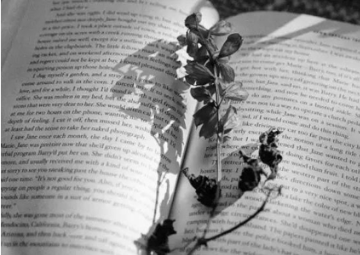
#> input picture OpenCV_Project/Opencv_Image_Processing/Img/1686814093274.png, 360 x 255 px
$ python Otsu.py
#> lines starting #> are read from the running program, lines starting #| are printed output that depends on the picture; after the words box and inside, x2 and y2 are one past the last pixel; in counts of white or black regions, pixels touching at a corner belong together
#!/user/bin/env python3
# -*- coding: utf-8 -*-
import math
import cv2
import numpy as np

def calc_gray_hist(image):
    rows, cols = image.shape[:2]
    gray_hist = np.zeros([256], np.uint64)
    for i in range(rows):
        for j in range(cols):
            gray_hist[image[i][j]] += 1
    return gray_hist

def otsu_thresh(image):
    rows, cols = image.shape[:2]
    # 计算灰度直方图
    gray_hist = calc_gray_hist(image)
    # 归一化灰度直方图
    norm_hist = gray_hist / float(rows*cols)
    # 计算零阶累积矩, 一阶累积矩
    zero_cumu_moment = np.zeros([256], np.float32)
    one_cumu_moment = np.zeros([256], np.float32)
    for i in range(256):
        if i == 0:
            zero_cumu_moment[i] = norm_hist[i]
            one_cumu_moment[i] = 0
        else:
            zero_cumu_moment[i] = zero_cumu_moment[i-1] + norm_hist[i]
            one_cumu_moment[i] = one_cumu_moment[i - 1] + i * norm_hist[i]
    # 计算方差，找到最大的方差对应的阈值
    mean = one_cumu_moment[255]
    thresh = 0
    sigma = 0
    for i in range(256):
        if zero_cumu_moment[i] == 0 or zero_cumu_moment[i] == 1:
            sigma_tmp = 0
        else:
            sigma_tmp = math.pow(mean*zero_cumu_moment[i] - one_cumu_moment[i], 2) / (zero_cumu_moment[i] * (1.0-zero_cumu_moment[i]))
        if sigma < sigma_tmp:
            thresh = i
            sigma = sigma_tmp
    # 阈值分割
    thresh_img = image.copy()
    thresh_img[thresh_img>thresh] = 255
    thresh_img[thresh_img<=thresh] = 0
    return thresh, thresh_img


if __name__ == '__main__':
    # image = cv2.imread("../img/1686798492231.jpg", 0)
    image = cv2.imread("../Img/1686814093274.png", 0)
#> image is the input picture: shape (255, 360); min 1, max 253, mean 149.9
    thresh, thresh_img = otsu_thresh(image)
#> in otsu_thresh, `gray_hist = calc_gray_hist(image)`: gray_hist = 256 values, max 890 at index 121, min 0 at index 0, mean 358.6
#> in otsu_thresh, `norm_hist = gray_hist / float(rows*cols)`: norm_hist = 256 values, max 0.00969 at index 121, min 0 at index 0, mean 0.00391
#> after the loop in otsu_thresh, `for i in range(256):`: one_cumu_moment = 256 values from 0 to 149.9; zero_cumu_moment = 256 values from 0 to 1
#> in otsu_thresh, `mean = one_cumu_moment[255]`: mean = 149.9
#> the loop in otsu_thresh, `for i in range(256):` made 256 passes
#> (sigma_tmp, sigma) on passes 2 to 13: (0.483, 0.483), (3.58, 3.58), (6.17, 6.17), (14.98, 14.98), (31.71, 31.71), (56.61, 56.61), (83.47, 83.47), (109.6, 109.6), (144.8, 144.8), (167.3, 167.3), (187.8, 187.8), (203.7, 203.7)
#> sigma_tmp on pass 100: 1429.3
#> after the loop in otsu_thresh, `for i in range(256):`: sigma = 1733.7; thresh = 145
#> in otsu_thresh, `thresh_img[thresh_img>thresh] = 255`:
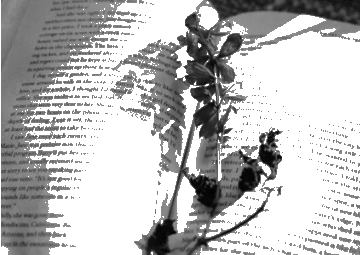
#> thresh_img: shape (255, 360); min 1, max 255, mean 187
#> in otsu_thresh, `thresh_img[thresh_img<=thresh] = 0`:
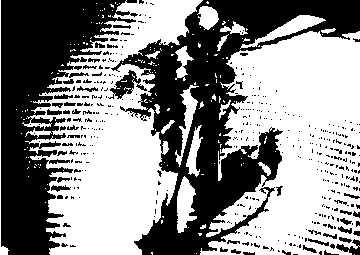
#> thresh_img: shape (255, 360); 55.1% white; 414 black regions (363 under 20 px), largest, box (x1, y1, x2, y2) and area: (111, 0, 360, 255) 21321, (1, 0, 138, 255) 16229, (108, 70, 147, 99) 415
#> thresh = 145
    print(thresh)
#| 145
    # cv2.imwrite('./images/img7_otsu.jpg', thresh_img)
    cv2.imshow('thresh', thresh_img)
    cv2.waitKey()

$ run again, with OpenCV_Project/Opencv_Image_Processing/Img/1686798492231.jpg saved as OpenCV_Project/Opencv_Image_Processing/Img/1686814093274.png
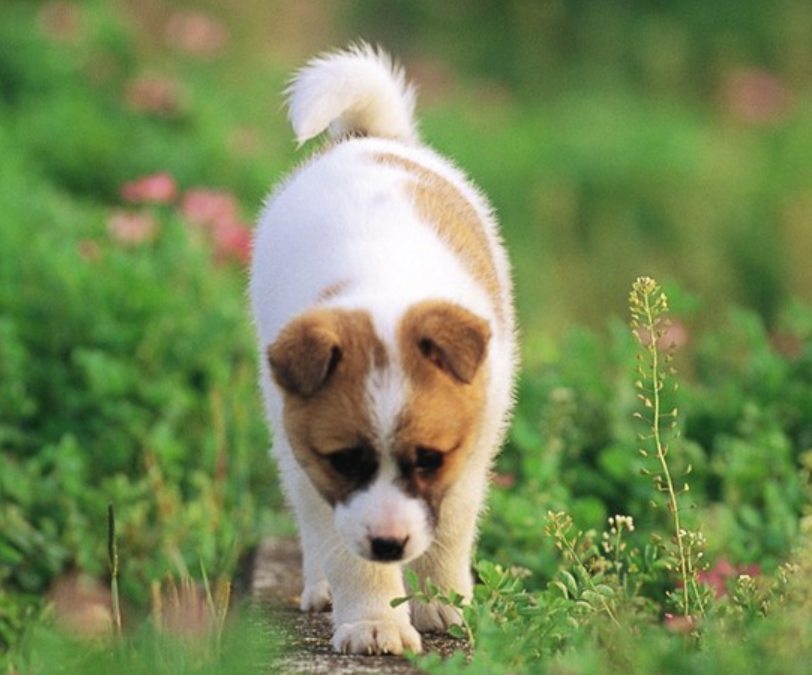
#> input picture OpenCV_Project/Opencv_Image_Processing/Img/1686798492231.jpg, 812 x 675 px
#> `image = cv2.imread("../Img/1686814093274.png", 0)`:
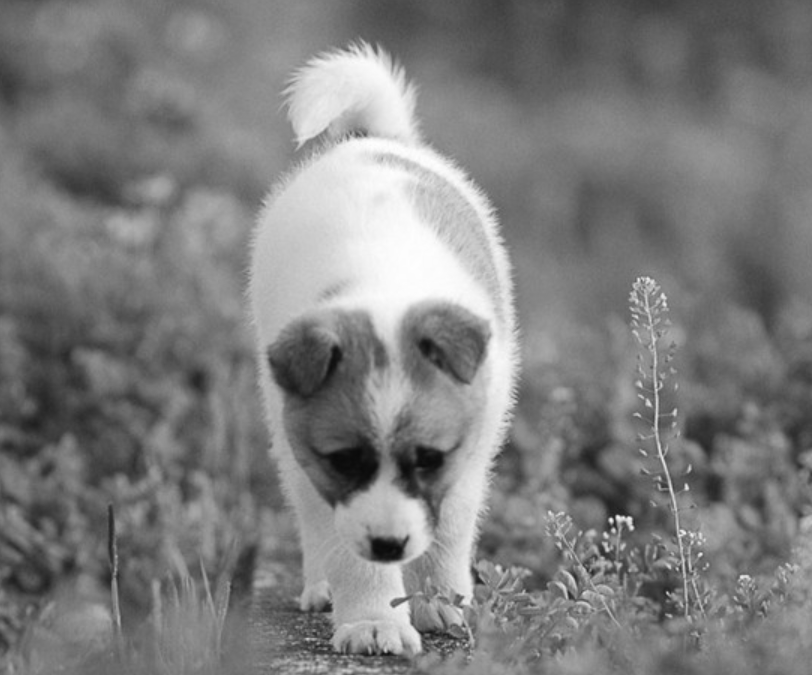
#> image: shape (675, 812); min 10, max 255, mean 125.6
#> in otsu_thresh, `gray_hist = calc_gray_hist(image)`: gray_hist = 256 values, max 8390 at index 124, min 0 at index 0, mean 2141
#> norm_hist = 256 values, max 0.0153 at index 124, min 0 at index 0, mean 0.00391
#> after the loop in otsu_thresh, `for i in range(256):`: one_cumu_moment = 256 values from 0 to 125.6; zero_cumu_moment = 256 values from 0 to 1
#> mean = 125.6
#> the loop in otsu_thresh, `for i in range(256):` made 256 passes
#> (sigma_tmp, sigma) on passes 11 to 18: (0.415, 0.415), (1.92, 1.92), (6.38, 6.38), (11.89, 11.89), (17.18, 17.18), (21.47, 21.47), (25.43, 25.43), (29.43, 29.43)
#> after the loop in otsu_thresh, `for i in range(256):`: sigma = 1150; thresh = 156
#> in otsu_thresh, `thresh_img[thresh_img<=thresh] = 0`:
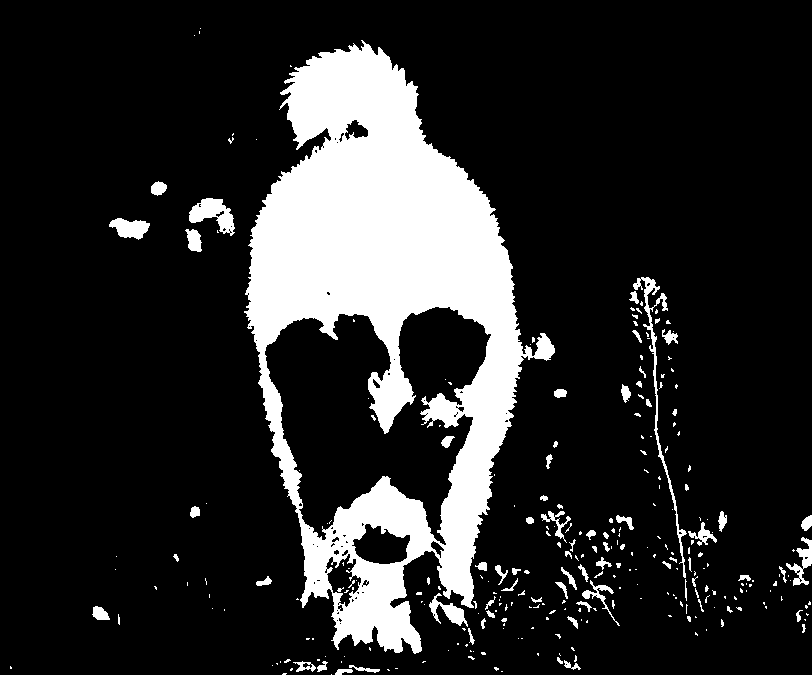
#> thresh_img: shape (675, 812); 16.4% white; 288 white regions (213 under 20 px), largest, box (x1, y1, x2, y2) and area: (244, 40, 555, 654) 79967, (633, 277, 687, 578) 1178, (189, 198, 235, 236) 900
#| 156

$ run again, with OpenCV_Project/Opencv_Image_Processing/Img/1685718603420.png copied over OpenCV_Project/Opencv_Image_Processing/Img/1686814093274.png
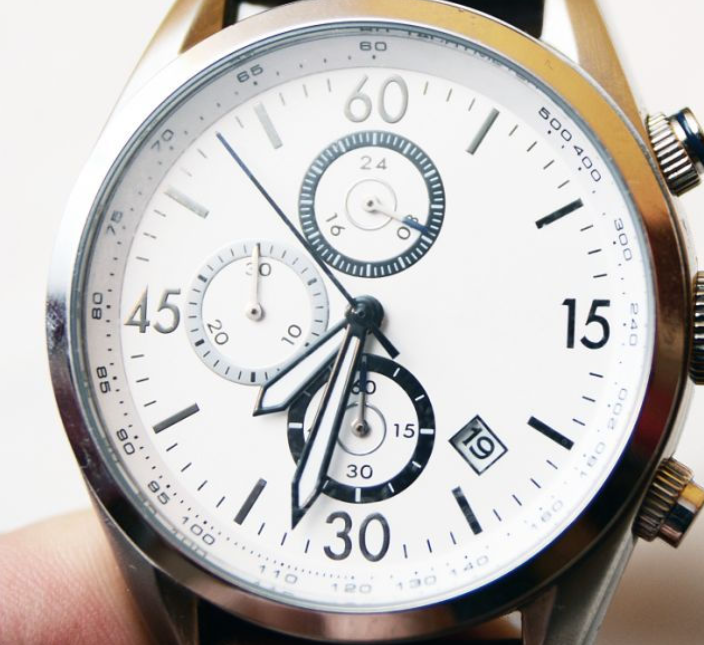
#> input picture OpenCV_Project/Opencv_Image_Processing/Img/1685718603420.png, 704 x 645 px
#> `image = cv2.imread("../Img/1686814093274.png", 0)`:
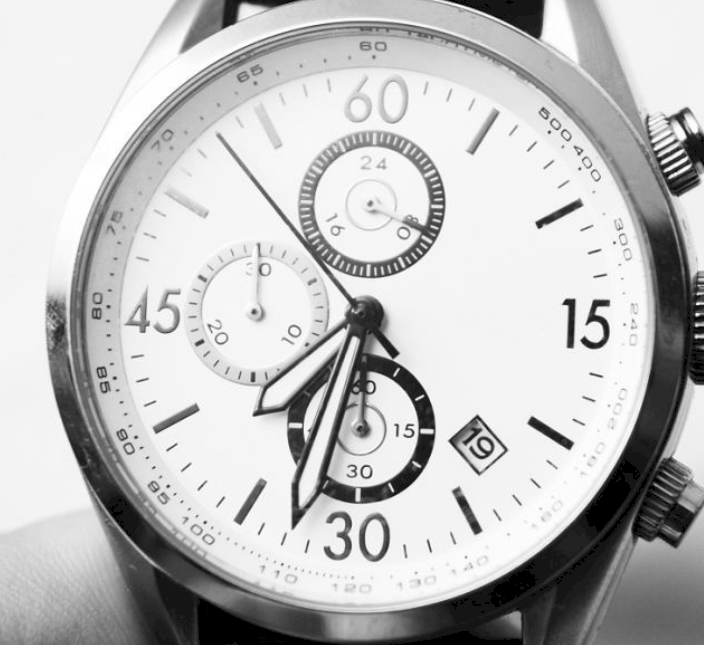
#> image: shape (645, 704); min 0, max 255, mean 191
#> in otsu_thresh, `gray_hist = calc_gray_hist(image)`: gray_hist = 256 values, max 63870 at index 244, min 0 at index 1, mean 1773.8
#> norm_hist = 256 values, max 0.141 at index 244, min 0 at index 1, mean 0.00391
#> after the loop in otsu_thresh, `for i in range(256):`: one_cumu_moment = 256 values from 0 to 191; zero_cumu_moment = 256 values from 0.0147 to 1
#> mean = 191
#> the loop in otsu_thresh, `for i in range(256):` made 256 passes
#> (sigma_tmp, sigma) on passes 1, 6, 7, 8, 9, 10, 12, 13: (544.5, 544.5), (544.8, 544.8), (545.4, 545.4), (548, 548), (549.3, 549.3), (549.4, 549.4), (549.7, 549.7), (549.9, 549.9)
#> after the loop in otsu_thresh, `for i in range(256):`: sigma = 4493.8; thresh = 152
#> in otsu_thresh, `thresh_img[thresh_img<=thresh] = 0`:
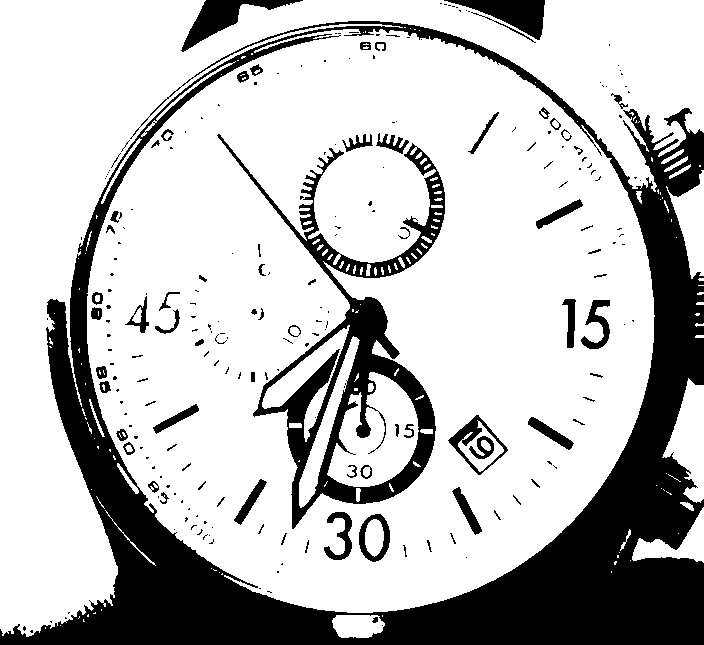
#> thresh_img: shape (645, 704); 74.8% white; 233 black regions (162 under 20 px), largest, box (x1, y1, x2, y2) and area: (0, 21, 704, 645) 84239, (217, 134, 445, 529) 16585, (181, 0, 303, 52) 1862
#| 152
